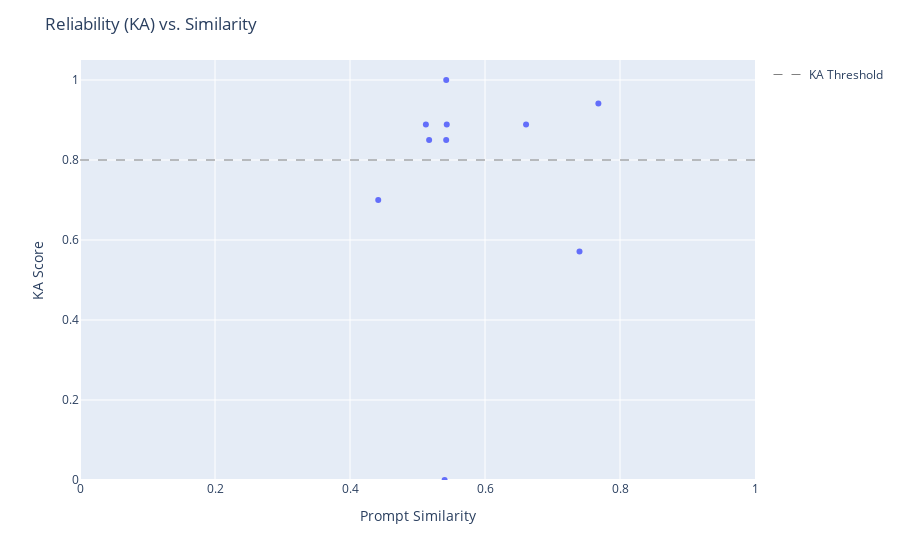

This figure's notebook cell:
### Code cell
KA2,annotated_data,rel_vs_sim = tt.interprompt_stochasticity(prompt, prompt_postfix, nr_variations=10)

### Figure 1 — Plotly figure (JSON) as saved in the notebook; plotly's stock layout.template omitted (floating-point values rounded to 4 significant figures)
{"data": [{"customdata": [[0], [1], [2], [3], [4], [5], [6], [7], [8], [9]], "hoverlabel": {"align": "left", "font": {"size": 12}, "namelength": 30}, "hovertemplate": "Prompt Similarity=%{x}<br>KA Score=%{y}<br>Prompt_id=%{customdata[0]}<extra></extra>", "legendgroup": "", "marker": {"color": "#636efa", "symbol": "circle"}, "mode": "markers", "name": "", "orientation": "v", "showlegend": false, "type": "scatter", "x": [0.4418, 0.5124, 0.5172, 0.5401, 0.5425, 0.5426, 0.5433, 0.6608, 0.74, 0.7679], "xaxis": "x", "y": [0.7, 0.8889, 0.85, 0, 0.85, 1, 0.8889, 0.8889, 0.5714, 0.9412], "yaxis": "y"}, {"hoverlabel": {"align": "left", "font": {"size": 12}, "namelength": 30}, "line": {"color": "black", "dash": "dash", "width": 0.5}, "mode": "lines", "name": "KA Threshold", "type": "scatter", "x": [0, 1], "y": [0.8, 0.8]}], "layout": {"hovermode": "closest", "legend": {"tracegroupgap": 0}, "margin": {"t": 60}, "title": {"text": "Reliability (KA) vs. Similarity"}, "xaxis": {"anchor": "y", "domain": [0, 1], "range": [0, 1], "title": {"text": "Prompt Similarity"}}, "yaxis": {"anchor": "x", "domain": [0, 1], "range": [0, 1.05], "title": {"text": "KA Score"}}}}
